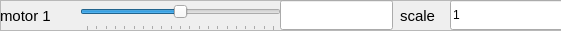
  <widget class="QFrame" name="frame_2">
   <property name="geometry">
    <rect>
     <x>10</x>
     <y>60</y>
     <width>561</width>
     <height>31</height>
    </rect>
   </property>
   <property name="frameShape">
    <enum>QFrame::StyledPanel</enum>
   </property>
   <property name="frameShadow">
    <enum>QFrame::Raised</enum>
   </property>
   <widget class="QLabel" name="name_2">
    <property name="geometry">
     <rect>
      <x>0</x>
      <y>0</y>
      <width>68</width>
      <height>31</height>
     </rect>
    </property>
    <property name="font">
     <font>
      <pointsize>11</pointsize>
      <weight>50</weight>
      <italic>false</italic>
      <bold>false</bold>
     </font>
    </property>
    <property name="text">
     <string>motor 1</string>
    </property>
   </widget>
   <widget class="QSlider" name="motor_setPoint_slider_1">
    <property name="geometry">
     <rect>
      <x>80</x>
      <y>0</y>
      <width>201</width>
      <height>31</height>
     </rect>
    </property>
    <property name="toolTip">
     <string extracomment="slider to move change set point for this motor"/>
    </property>
    <property name="minimum">
     <number>-100</number>
    </property>
    <property name="maximum">
     <number>100</number>
    </property>
    <property name="value">
     <number>0</number>
    </property>
    <property name="orientation">
     <enum>Qt::Horizontal</enum>
    </property>
    <property name="tickPosition">
     <enum>QSlider::TicksBelow</enum>
    </property>
    <property name="tickInterval">
     <number>10</number>
    </property>
   </widget>
   <widget class="QLineEdit" name="motor_setPoint_1">
    <property name="geometry">
     <rect>
      <x>280</x>
      <y>0</y>
      <width>113</width>
      <height>30</height>
     </rect>
    </property>
    <property name="text">
     <string extracomment="manually change set point here"/>
    </property>
    <property name="readOnly">
     <bool>true</bool>
    </property>
   </widget>
   <widget class="QLabel" name="scale_2">
    <property name="geometry">
     <rect>
      <x>400</x>
      <y>0</y>
      <width>41</width>
      <height>31</height>
     </rect>
    </property>
    <property name="font">
     <font>
      <pointsize>11</pointsize>
      <weight>50</weight>
      <italic>false</italic>
      <bold>false</bold>
     </font>
    </property>
    <property name="text">
     <string>scale</string>
    </property>
   </widget>
   <widget class="QLineEdit" name="motor_scale_1">
    <property name="geometry">
     <rect>
      <x>450</x>
      <y>0</y>
      <width>113</width>
      <height>30</height>
     </rect>
    </property>
    <property name="text">
     <string extracomment="use this to scale the slider (-100,100)">1</string>
    </property>
    <property name="readOnly">
     <bool>false</bool>
    </property>
   </widget>
  </widget>
